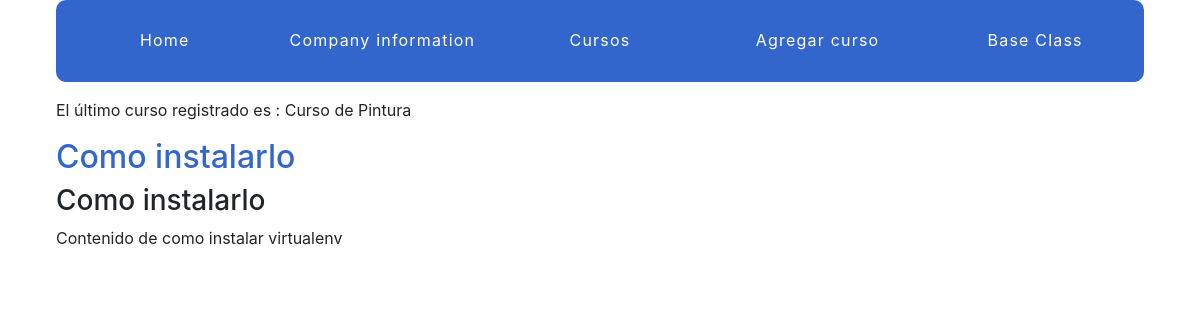
Screenshot of /firstApp/1/1/ with the database file from the repository.
### firstApp/models.py (models this page shows, shortened)
class Course(models.Model):
    created_at = models.DateTimeField(auto_now_add=True)
    title = models.CharField(max_length=255)
    description = models.TextField()
    def __str__(self):
        return self.title

class Lesson(models.Model):
    title = models.CharField(max_length=255)
    description = models.TextField()
    content = models.TextField(blank=True, default='')
    order = models.IntegerField(default=0)
    course =  models.ForeignKey(Course, on_delete=models.CASCADE)
    class Meta:
        ordering = ['order',]

### firstApp/views.py (the view)
# urls.py: path('<int:course_pk>/<int:lesson_pk>/',views.lesson_detail, name = "lesson_detail"),
def lesson_detail(request, course_pk, lesson_pk):
    lesson = get_object_or_404(Lesson, course_id = course_pk, pk = lesson_pk)
    return render(request, 'firstApp/lesson_detail.html', {'lesson': lesson})

### firstApp/templatetags/firstApp_extras.py (called while the page is built)
@register.simple_tag
def last_course():
    return Course.objects.latest('created_at')

### firstApp/templates/firstApp/lesson_detail.html (shortened to what this page needs)
{% extends "layout.html" %}
{% block content %}
<article>
    <h2><a href="{% url 'firstApp:detail' pk=lesson.course.pk %}">{{ lesson.title }} </a></h2>
    <h3>{{ lesson.title }}</h3>
    {{ lesson.content|linebreaks }}
</article>
{% endblock %}

### projectouno/templates/layout.html (shortened to what this page needs)
{% load static from staticfiles%}
{% load firstApp_extras %}
<!DOCTYPE html>
<html lang="es">
<head>
    <link rel="stylesheet" href="https://stackpath.bootstrapcdn.com/bootstrap/4.1.3/css/bootstrap.min.css">
    <link rel="stylesheet" href="{% static 'css/layout.css' %}">
</head>
<body>
    <div class="site-container">
        <nav>
            <a href="{% url 'home' %}">Home</a>
            <a href="{% url 'company_information' %}">Company information</a>
            <a href="{% url 'firstApp:list' %}">Cursos</a>
            <a href="{% url 'firstApp:courses_name' %}">Agregar curso</a>
            <a href="{% url 'articles:article-list' %}">Base Class</a>
        </nav>
        <p>El último curso registrado es : {% last_course %}</p>
        {% block content %}{% endblock %}
    </div>
</body>
</html>

### assets/css/layout.css (style rules this page uses)
html { box-sizing: border-box; }
*, *::after, *::before { box-sizing: inherit; }
.site-container { max-width: 68em; margin-left: auto; margin-right: auto; }
.site-container::after { clear: both; content: ""; display: table; }
.site-container nav { width: 100%; display: table; width: 100%; table-layout: fixed; border-bottom-left-radius: 10px; border-bottom-right-radius: 10px; border-top-left-radius: 10px; border-top-right-radius: 10px; border-bottom-left-radius: 10px; border-top-left-radius: 10px; border-bottom-right-radius: 10px; border-top-right-radius: 10px; background-color: #3366CC; margin-bottom: 1em; overflow: hidden; }
.site-container nav a { display: table-cell; width: 8.33333%; padding: 10px; border-bottom: 2px solid #3366CC; color: #FFFFFF; letter-spacing: 0.075em; line-height: 60px; text-align: center; text-decoration: none; }
article h2 a, article h3 a { color: #3366CC; text-decoration: none; }

### rows the page displays
Course: title "Curso de Pintura"
Lesson: title "Como instalarlo", content "Contenido de como instalar virtualenv"
